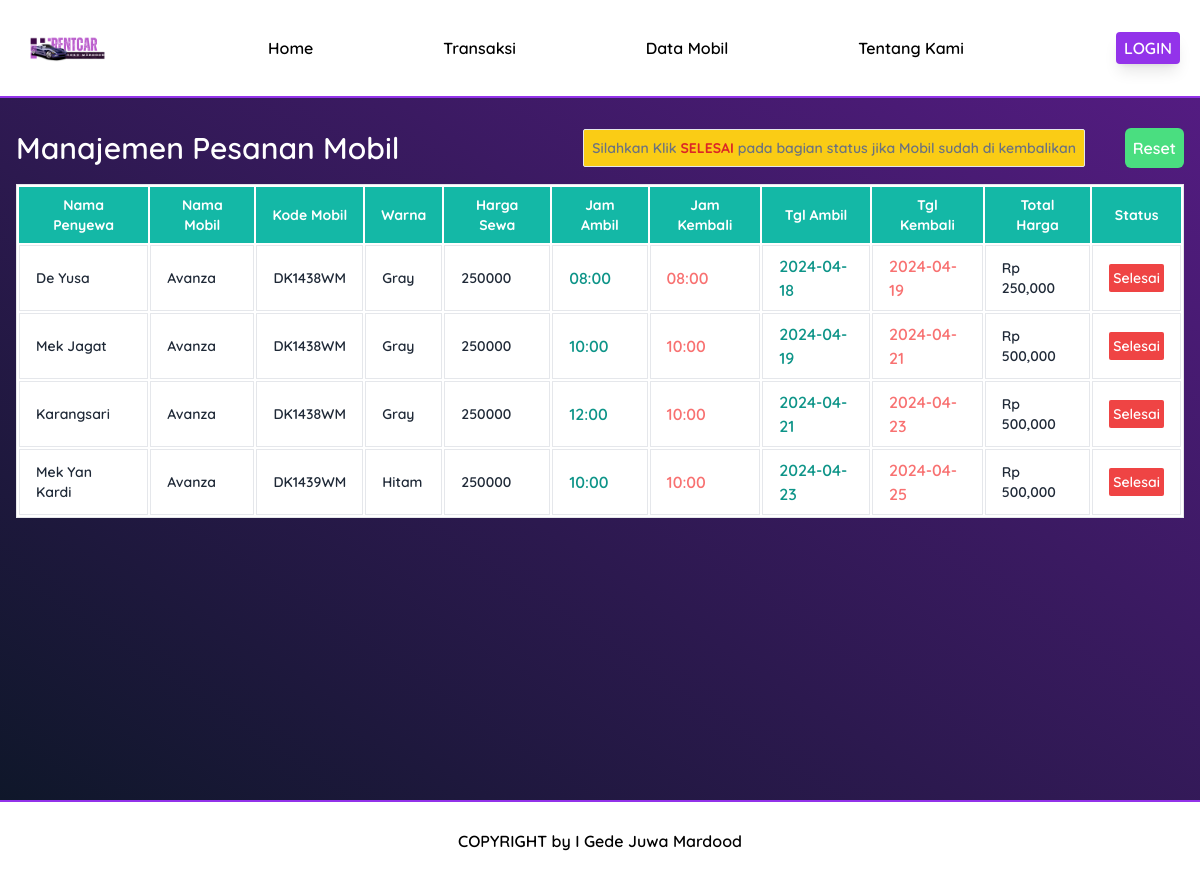
/app/transaksi_mobil.php, run on the app's committed database.
### tables this page shows
CREATE TABLE `transaksis` (
  `id` bigint(20) UNSIGNED NOT NULL,
  `nama_penyewa` varchar(255) NOT NULL,
  `nama_mobil` varchar(255) NOT NULL,
  `kode_mobil` varchar(255) NOT NULL,
  `kode_transaksi` varchar(250) NOT NULL,
  `warna_mobil` varchar(255) NOT NULL DEFAULT '1',
  `cc_mobil` varchar(255) NOT NULL DEFAULT '1',
  `harga_mobil` int(11) NOT NULL DEFAULT 1,
  `jam_ambil` time NOT NULL,
  `jam_kembali` time NOT NULL,
  `tgl_ambil` date NOT NULL,
  `tgl_kembali` date NOT NULL,
  `total_harga_sewa` int(11) NOT NULL,
  `created_at` timestamp NULL DEFAULT NULL,
  `updated_at` timestamp NULL DEFAULT NULL
);

### app/function.php (called while the page is built, shortened)
<?php
$conn = mysqli_connect('Localhost','root','','db_rentcar');
function getAllpesanan(){
     global $conn;
     $pesanan = mysqli_query($conn,"SELECT * FROM transaksis ORDER BY tgl_ambil ASC");
     return $pesanan;
}

### app/transaksi_mobil.php (the view, shortened to what this page needs)
<?php
require './function.php';
$data = getAllpesanan();
?>
<link rel="stylesheet" href="<?= BASEURL?>/assets/css/output.css">
<?php require_once('../layouts/header.php') ?>
<div class="mx-auto pt-28 px-4 h-[800px]">
     <div class="flex items-center justify-between my-4 text-white">
          <h1 class="text-3xl font-semibold ">Manajemen Pesanan Mobil</h1>
          <p class="text-sm ml-36 text-gray-500 p-2 border rounded-sm bg-yellow-400">Silahkan Klik <span
                    class="uppercase font-bold text-red-600">Selesai</span>
               pada bagian
               status jika
               Mobil sudah
               di
               kembalikan
          </p>
          <a href="<?=BASEURL?>/app/reset.php" class="text-base block bg-green-400 p-2 rounded-md text-white">Reset</a>
     </div>
     <div class="overflow-x-auto bg-white">
          <table class="min-w-full table-auto text-sm border-separate border">
               <thead class="bg-teal-500 text-white">
                    <tr>
                         <th class="py-2 px-4">Nama Penyewa</th>
                         <th class="py-2 px-4">Nama Mobil</th>
                         <th class="py-2 px-4">Kode Mobil</th>
                         <th class="py-2 px-4">Warna</th>
                         <th class="py-2 px-4">Harga Sewa</th>
                         <th class="py-2 px-4">Jam Ambil</th>
                         <th class="py-2 px-4">Jam Kembali</th>
                         <th class="py-2 px-4">Tgl Ambil</th>
                         <th class="py-2 px-4">Tgl Kembali</th>
                         <th class="py-2 px-4">Total Harga</th>
                         <th class="py-2 px-4">Status</th>
                    </tr>
               </thead>
               <tbody class="text-gray-800 font-semibold">
                    <?php while($row = mysqli_fetch_assoc($data)) :  ?>
                    <tr>
                         <td class="py-2 px-4 border-b border"><?= $row['nama_penyewa']?></td>
                         <td class="py-2 px-4 border-b border"><?= $row['nama_mobil']?></td>
                         <td class="py-2 px-4 border-b border"><?= $row['kode_mobil']?></td>
                         <td class="py-2 px-4 border-b border"><?= $row['warna_mobil']?></td>
                         <td class="py-2 px-4 border-b border"><?= $row['harga_mobil']?></td>
                         <td class="py-2 px-4 border-b border  text-teal-600 text-base">
                              <?= substr($row['jam_ambil'], 0, -3) ?>
                         </td>
                         <td class="py-2 px-4  border-b border text-red-400 text-base">
                              <?= substr($row['jam_kembali'], 0, -3) ?>
                         </td>
                         <td class="py-2 px-4 border-b border  text-teal-600 text-base"><?= $row['tgl_ambil']?></td>
                         <td class="py-2 px-4 border-b border  text-red-400 text-base"><?= $row['tgl_kembali']?></td>
                         <td class="py-2 px-4 border-b border">
                              <?php echo !empty($row['total_harga_sewa']) ? 'Rp ' . number_format($row['total_harga_sewa']) : 'Rp ' . number_format(250000); ?>
                         </td>
                         <td class="py-2 px-4 border-b border">
                              <a href="<?= BASEURL?>/app/kembali.php?kode=<?=$row['kode_transaksi']?>"
                                   class="block p-1 bg-red-500 text-white rounded-sm">Selesai</a>
                         </td>
                    </tr>
                    <?php endwhile; ?>
               </tbody>
          </table>
     </div>
</div>
<?php require_once('../layouts/footer.php') ?>

### data on the page
transaksis: nama_penyewa "De Yusa", nama_mobil "Avanza", kode_mobil "DK1438WM", warna_mobil "Gray", harga_mobil "250000", jam_ambil "08:00", jam_kembali "08:00", tgl_ambil "2024-04-18", tgl_kembali "2024-04-19", total_harga_sewa "250,000"
transaksis: nama_penyewa "Mek Jagat", nama_mobil "Avanza", kode_mobil "DK1438WM", warna_mobil "Gray", harga_mobil "250000", jam_ambil "10:00", jam_kembali "10:00", tgl_ambil "2024-04-19", tgl_kembali "2024-04-21", total_harga_sewa "500,000"
transaksis: nama_penyewa "Karangsari", nama_mobil "Avanza", kode_mobil "DK1438WM", warna_mobil "Gray", harga_mobil "250000", jam_ambil "12:00", jam_kembali "10:00", tgl_ambil "2024-04-21", tgl_kembali "2024-04-23", total_harga_sewa "500,000"
transaksis: nama_penyewa "Mek Yan Kardi", nama_mobil "Avanza", kode_mobil "DK1439WM", warna_mobil "Hitam", harga_mobil "250000", jam_ambil "10:00", jam_kembali "10:00", tgl_ambil "2024-04-23", tgl_kembali "2024-04-25", total_harga_sewa "500,000"
